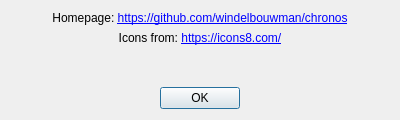
<?xml version="1.0" encoding="UTF-8"?>
<ui version="4.0">
 <class>Dialog</class>
 <widget class="QDialog" name="Dialog">
  <property name="geometry">
   <rect>
    <x>0</x>
    <y>0</y>
    <width>400</width>
    <height>120</height>
   </rect>
  </property>
  <property name="windowTitle">
   <string>About</string>
  </property>
  <layout class="QVBoxLayout" name="verticalLayout">
   <item>
    <widget class="QLabel" name="label_2">
     <property name="text">
      <string>&lt;html&gt;&lt;head/&gt;&lt;body&gt;&lt;p&gt;Homepage: &lt;a href=&quot;https://github.com/windelbouwman/chronos&quot;&gt;&lt;span style=&quot; text-decoration: underline; color:#0000ff;&quot;&gt;https://github.com/windelbouwman/chronos&lt;/span&gt;&lt;/a&gt;&lt;/p&gt;&lt;/body&gt;&lt;/html&gt;</string>
     </property>
     <property name="alignment">
      <set>Qt::AlignCenter</set>
     </property>
    </widget>
   </item>
   <item>
    <widget class="QLabel" name="label">
     <property name="text">
      <string>&lt;html&gt;&lt;head/&gt;&lt;body&gt;&lt;p&gt;Icons from: &lt;a href=&quot;https://icons8.com/&quot;&gt;&lt;span style=&quot; text-decoration: underline; color:#0000ff;&quot;&gt;https://icons8.com/&lt;/span&gt;&lt;/a&gt;&lt;/p&gt;&lt;/body&gt;&lt;/html&gt;</string>
     </property>
     <property name="textFormat">
      <enum>Qt::RichText</enum>
     </property>
     <property name="alignment">
      <set>Qt::AlignCenter</set>
     </property>
    </widget>
   </item>
   <item>
    <spacer name="verticalSpacer">
     <property name="orientation">
      <enum>Qt::Vertical</enum>
     </property>
     <property name="sizeHint" stdset="0">
      <size>
       <width>20</width>
       <height>40</height>
      </size>
     </property>
    </spacer>
   </item>
   <item>
    <widget class="QDialogButtonBox" name="buttonBox">
     <property name="standardButtons">
      <set>QDialogButtonBox::Ok</set>
     </property>
     <property name="centerButtons">
      <bool>true</bool>
     </property>
    </widget>
   </item>
  </layout>
 </widget>
 <resources/>
 <connections>
  <connection>
   <sender>buttonBox</sender>
   <signal>accepted()</signal>
   <receiver>Dialog</receiver>
   <slot>accept()</slot>
   <hints>
    <hint type="sourcelabel">
     <x>214</x>
     <y>294</y>
    </hint>
    <hint type="destinationlabel">
     <x>214</x>
     <y>157</y>
    </hint>
   </hints>
  </connection>
 </connections>
</ui>
